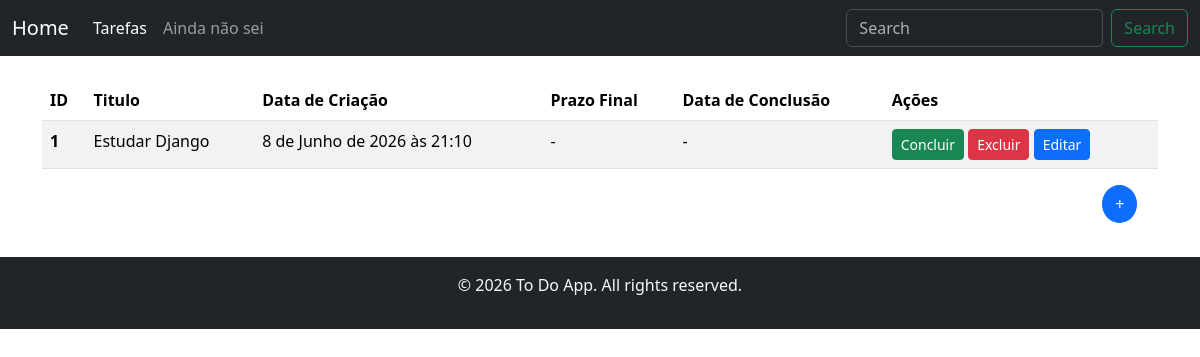
Page /list on the earlier database version.
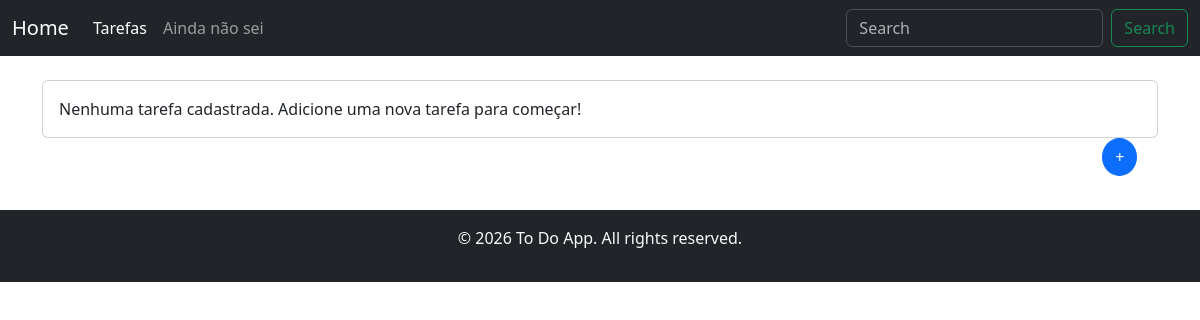
Same page on the later database version.
### to_do/models.py (models this page shows)
class To_do(models.Model):
    title = models.CharField(max_length=200, null=False, blank=False)
    created_at = models.DateTimeField(auto_now_add=True, null=False, blank=False)
    deadline = models.DateField(null=True, blank=True)
    finished_at = models.DateField(null=True)

### to_do/views.py (the view)
# urls.py: path("list", Todo_ListView.as_view(), name="todo_list"),
class Todo_ListView(ListView):
    model = To_do
    template_name = "to_do/todo_list.html"
    context_object_name = "todo"

### to_do/templates/to_do/todo_list.html (shortened to what this page needs)
{% extends "base.html" %}
{% block content %}
    {% if todo %}
        <table class="table table-striped">
            <thead>
                <tr>
                <th scope="col">ID</th>
                <th scope="col">Titulo</th>
                <th scope="col">Data de Criação</th>
                <th scope="col">Prazo Final</th>
                <th scope="col">Data de Conclusão</th>
                <th scope="col">Ações</th>
                </tr>
            </thead>
            <tbody>
                {% for td in todo %}
                    <tr>
                    <th scope="row">{{ td.id }}</th>
                    <td>{{ td.title }}</td>
                    <td>{{ td.created_at }}</td>
                    <td>{{ td.deadline|default:"-" }}</td>
                    <td>{{ td.finished_at|default:"-" }}</td>
                    <td>
                        <a href="#" class="btn btn-success btn-sm">Concluir</a>
                        <a href="#" class="btn btn-danger btn-sm">Excluir</a>
                        <button type="button" class="btn btn-primary btn-sm">Editar</button>
                    </td>
                    </tr>
                {% endfor %}
            </tbody>
        </table>
    {% else %}
        <div class="card">
            <div class="card-body">
                Nenhuma tarefa cadastrada. Adicione uma nova tarefa para começar!
            </div>
        </div>
    {% endif %}
    <a href="{% url 'todo_create' %}" class="btn btn-primary rounded-circle " style="margin-left: 95%; margin-bottom: 10px;">+</a>
{% endblock %}

Differences in the rows shown:
removed To_do: id "1", title "Estudar Django", created_at "8 de Junho de 2026 às 21:10", deadline "-", finished_at "-"
Other differences:
text no longer shown: "ID Titulo Data de Criação Prazo Final Data de Conclusão Ações"
text now shown: "Nenhuma tarefa cadastrada. Adicione uma nova tarefa para começar!"
